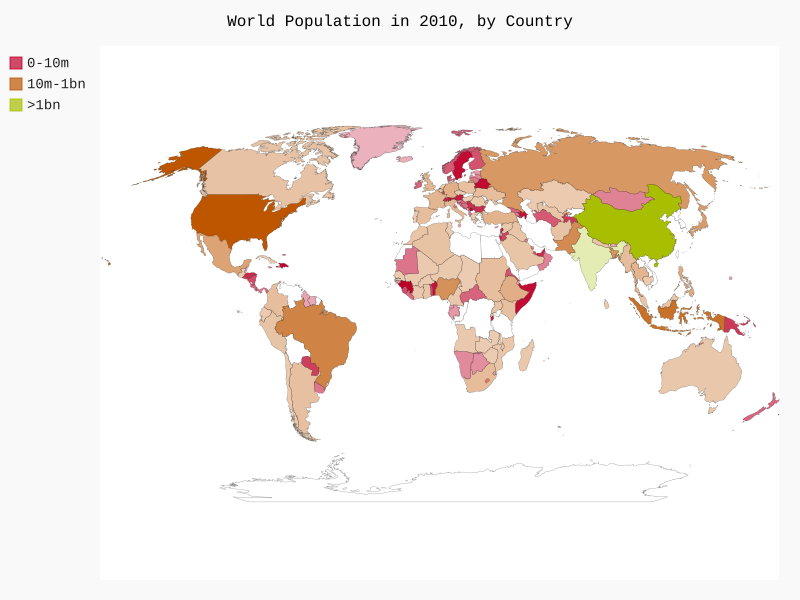

Reproduce this figure in Python.
import json

import pygal
from pygal.style import RotateStyle

from country_codes import get_country_code

#Load data into a list
filename = 'population_data.json'
with open(filename) as f:
    pop_data = json.load(f)
#Print the 2010 population for each country

cc_populations = {}

for pop_dict in pop_data:
    if pop_dict['Year'] == '2010':
        country_name = pop_dict['Country Name']
        population = int(float(pop_dict['Value']))
        code = get_country_code(country_name)
        if code:
            cc_populations[code] = population

#Group the countries into 3 population levels
cc_pops_1, cc_pops_2, cc_pops_3 = {}, {}, {}
for cc, pop in cc_populations.items():
    if pop < 10000000:
        cc_pops_1[cc] = pop
    elif pop < 1000000000:
        cc_pops_2[cc] = pop
    else:
        cc_pops_3[cc] = pop

print(len(cc_pops_1), len(cc_pops_2), len(cc_pops_3))

wm_style = RotateStyle('#be0029')
wm = pygal.maps.world.World(style = wm_style)
wm.title = 'World Population in 2010, by Country'
wm.add('0-10m', cc_pops_1)
wm.add('10m-1bn', cc_pops_2)
wm.add('>1bn', cc_pops_3)
wm.render_to_file('world_population.svg')
